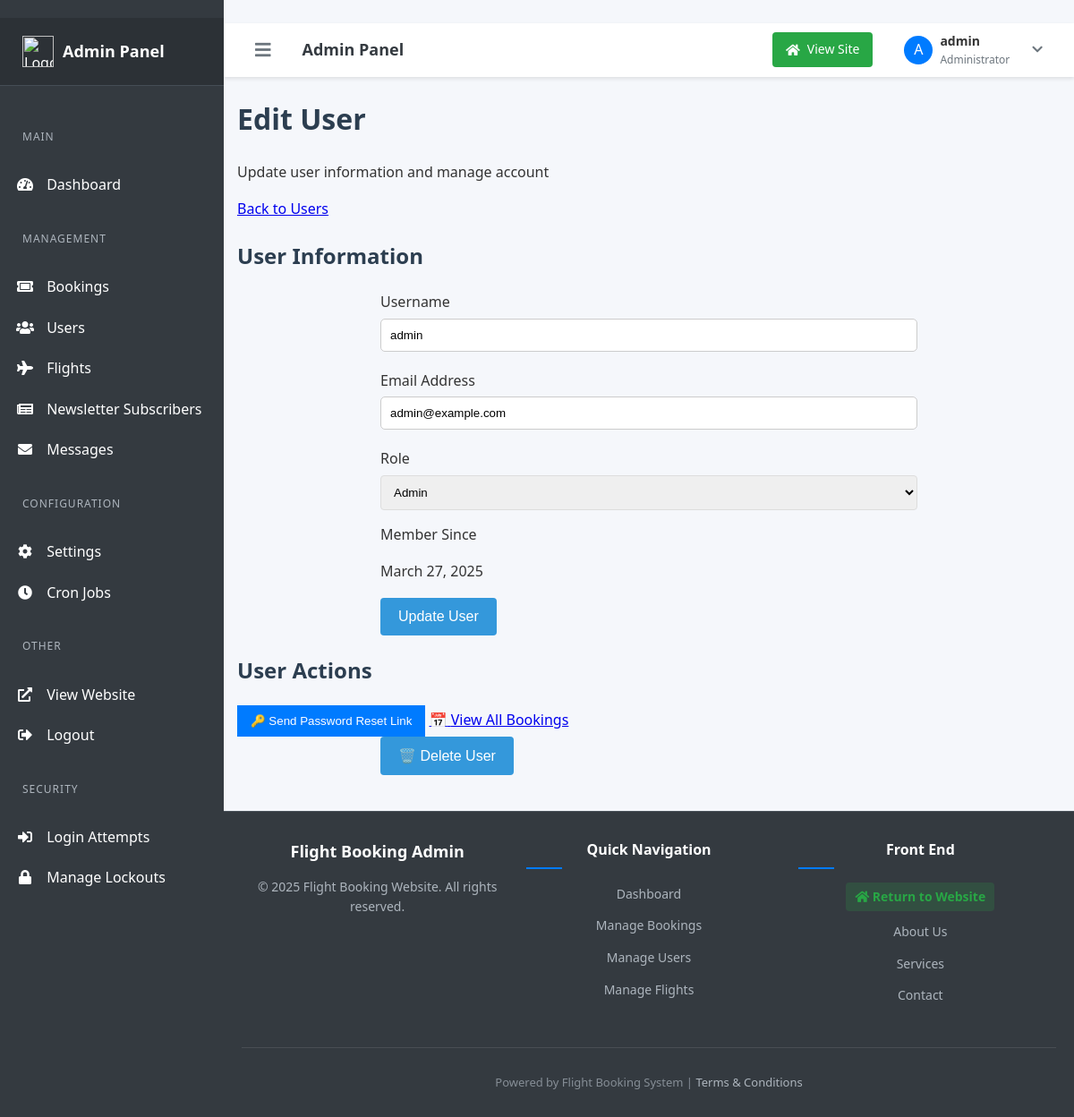
The page /admin/edit-user.php?id=1 (signed in) on the database its author committed.
### tables this page shows
CREATE TABLE users (
    id INT AUTO_INCREMENT PRIMARY KEY,
    username VARCHAR(50) NOT NULL UNIQUE,
    email VARCHAR(100) NOT NULL UNIQUE,
    password VARCHAR(255) NOT NULL,
    role ENUM('user', 'admin') DEFAULT 'user',
    failed_login_attempts INT DEFAULT 0,
    lockout_until DATETIME NULL,
    last_login_at DATETIME NULL,
    reset_token VARCHAR(100) NULL,
    token_expiry DATETIME NULL,
    admin_reset BOOLEAN DEFAULT 0,
    deletion_requested DATETIME NULL,
    deletion_token VARCHAR(64) NULL,
    created_at TIMESTAMP DEFAULT CURRENT_TIMESTAMP,
    updated_at TIMESTAMP DEFAULT CURRENT_TIMESTAMP ON UPDATE CURRENT_TIMESTAMP
);

### classes/User.php (called while the page is built, shortened)
<?php
class User {
    protected $db;
    public function __construct($database) {
        $this->db = $database;
    }
    public function getUserById($id) {
        $stmt = $this->db->prepare("SELECT * FROM users WHERE id = ?");
        $stmt->execute([$id]);
        return $stmt->fetch(\PDO::FETCH_ASSOC);
    }
}

### admin/edit-user.php (the view, shortened to what this page needs)
<?php
require_once '../inc/db.php';
require_once '../classes/User.php';
$userId = $_GET['id'] ?? null;
try {
    $userObj = new User($pdo);
    $user = $userObj->getUserById($userId);
} catch (Exception $e) {
    $error = "Error: " . $e->getMessage();
}
include 'includes/header.php';
?>
<div class="container mx-auto px-4 py-6">
    <div class="mb-6 flex justify-between items-center">
        <div>
            <h1 class="text-2xl font-bold text-gray-800 mb-2">Edit User</h1>
            <p class="text-gray-600">Update user information and manage account</p>
        </div>
        <div>
            <a href="users.php" class="inline-flex items-center px-4 py-2 bg-gray-100 hover:bg-gray-200 text-gray-800 rounded-md transition-colors">
                Back to Users
            </a>
        </div>
    </div>
    <div class="grid grid-cols-1 lg:grid-cols-3 gap-6">
        <div class="lg:col-span-2">
            <div class="bg-white rounded-lg shadow-md overflow-hidden">
                <div class="p-6">
                    <h2 class="text-xl font-semibold mb-4">User Information</h2>
                    <form action="" method="POST">
                        <div class="space-y-4">
                            <div>
                                <label for="username" class="block text-sm font-medium text-gray-700 mb-1">Username</label>
                                <input type="text" id="username" name="username" value="<?php echo htmlspecialchars($user['username']); ?>" class="block w-full px-3 py-2 border border-gray-300 rounded-md shadow-sm focus:outline-none focus:ring-blue-500 focus:border-blue-500" required>
                            </div>
                            <div>
                                <label for="email" class="block text-sm font-medium text-gray-700 mb-1">Email Address</label>
                                <input type="email" id="email" name="email" value="<?php echo htmlspecialchars($user['email']); ?>" class="block w-full px-3 py-2 border border-gray-300 rounded-md shadow-sm focus:outline-none focus:ring-blue-500 focus:border-blue-500" required>
                            </div>
                            <div>
                                <label for="role" class="block text-sm font-medium text-gray-700 mb-1">Role</label>
                                <select id="role" name="role" class="block w-full px-3 py-2 border border-gray-300 rounded-md shadow-sm focus:outline-none focus:ring-blue-500 focus:border-blue-500">
                                    <option value="admin" <?php echo $user['role'] === 'admin' ? 'selected' : ''; ?>>Admin</option>
                                </select>
                            </div>
                            <div>
                                <label class="block text-sm font-medium text-gray-700 mb-1">Member Since</label>
                                <p class="px-3 py-2 border border-gray-200 bg-gray-50 rounded-md"><?php echo date('F j, Y', strtotime($user['created_at'])); ?></p>
                            </div>
                        </div>
                        <div class="mt-6 flex justify-end">
                            <button type="submit" class="px-4 py-2 bg-blue-600 hover:bg-blue-700 text-white rounded-md shadow transition-colors">
                                Update User
                            </button>
                        </div>
                    </form>
                </div>
            </div>
        </div>
        <div class="lg:col-span-1">
            <div class="bg-white rounded-lg shadow-md overflow-hidden">
                <div class="p-6">
                    <h2 class="text-xl font-semibold mb-4">User Actions</h2>
                    <div class="space-y-3">
                        <button type="button" onclick="resetPassword()" class="w-full text-left px-4 py-2 bg-gray-50 hover:bg-gray-100 rounded-md transition-colors flex items-center">
                            <span class="mr-2 text-gray-600 inline-block w-5 h-5">🔑</span>
                            Send Password Reset Link
                        </button>
                        <a href="view-bookings.php?user_id=<?php echo $userId; ?>" class="w-full text-left px-4 py-2 bg-gray-50 hover:bg-gray-100 rounded-md transition-colors flex items-center block">
                            <span class="mr-2 text-gray-600 inline-block w-5 h-5">📅</span>
                            View All Bookings
                        </a>
                        <form action="" method="POST" onsubmit="return confirm('Are you sure you want to delete this user? This action cannot be undone.');">
                            <button type="submit" name="delete_user" class="w-full text-left px-4 py-2 bg-red-50 hover:bg-red-100 text-red-700 rounded-md transition-colors flex items-center">
                                <span class="mr-2 text-red-600 inline-block w-5 h-5">🗑️</span>
                                Delete User
                            </button>
                        </form>
                    </div>
                </div>
            </div>
        </div>
    </div>
</div>
<?php include 'includes/footer.php'; ?>

### assets/css/main.css (style rules this page uses)
body { font-family: Arial, sans-serif; line-height: 1.6; margin: 0; padding: 0; color: #333; background-color: #f9f9f9; }
.container { width: 90%; max-width: 1200px; margin: 0 auto; padding: 20px; }
h1, h2, h3 { color: #2c3e50; }
button { background: #007bff; color: #fff; border: none; padding: 10px 15px; cursor: pointer; }
input[type="text"], input[type="email"], input[type="password"], select { width: 100%; padding: 10px; margin: 5px 0 20px 0; border: 1px solid #ccc; border-radius: 5px; }
form { max-width: 600px; margin: 0 auto; }
input, select, textarea { width: 100%; padding: 10px; margin-bottom: 15px; border: 1px solid #ddd; border-radius: 4px; box-sizing: border-box; }
button[type="submit"] { background-color: #3498db; color: white; padding: 12px 20px; border: none; border-radius: 4px; cursor: pointer; font-size: 16px; }

### assets/css/admin.css (style rules this page uses)
body { background-color: #f4f4f4; font-family: Arial, sans-serif; }

### assets/css/responsive.css (style rules this page uses)
html { box-sizing: border-box; }
*, *::before, *::after { box-sizing: inherit; }
body { margin: 0; font-family: Arial, sans-serif; }
.container { width: 100%; max-width: 1200px; margin: 0 auto; padding: 0 15px; }

### admin/includes/header.php (style rules this page uses)
body { font-family: 'Segoe UI', Tahoma, Geneva, Verdana, sans-serif; background-color: #f5f7fb; margin: 0; padding: 0; color: #333; }

### rows shown on the page
users: username "admin", email "admin@example.com", role "Admin", created_at "March 27, 2025"

### other values the page prints
$firstLetter "A"
$_SESSION['username'] "admin"
